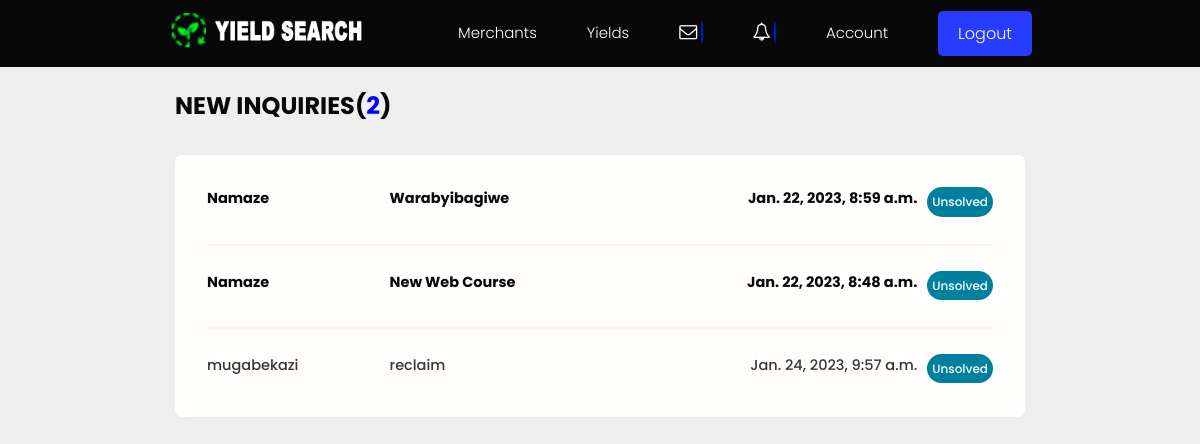
Screenshot of /feedback/ (signed in) with the database file from the repository.
### users/models.py (models this page shows, shortened)
class Inquiry(models.Model):
    STATUS = (
        ('Solved', 'Solved'),
        ('Unsolved', 'Not Solved'),
    )
    sender = models.ForeignKey(
        Profile, on_delete=models.SET_NULL, null=True, blank=True)
    name = models.CharField(max_length=200, null=True, blank=True)
    email = models.EmailField(max_length=200, null=True, blank=True)
    subject = models.CharField(max_length=200, null=True, blank=True)
    body = models.TextField()
    reply = models.TextField(null=True)
    attachment = models.ImageField(
        null=True, blank=True, upload_to='Inquiry/')
    is_read = models.BooleanField(default=False, null=True)
    status = models.CharField(max_length=200, choices=STATUS, default="Unsolved", null=True)
    created = models.DateTimeField(auto_now_add=True)
    id = models.UUIDField(default=uuid.uuid4, unique=True,
                          primary_key=True, editable=False)
    class Meta:
        ordering = ['is_read', '-status', '-created']

### users/views.py (the view)
# urls.py: path('feedback/', views.Feedback, name="feedback"),
@login_required(login_url='login')
def Feedback(request):
    if not request.user.is_staff:
        return redirect('/')
    feedbacks = Inquiry.objects.all()
    unreadCount = feedbacks.filter(is_read=False).count()
    context = {'feedbacks': feedbacks, 'unreadCount': unreadCount}
    return render(request, 'users/inquiry_inbox.html', context)

### users/templates/users/inquiry_inbox.html (shortened to what this page needs)
{% extends 'main.html' %}
{% block content %}
<main class="inbox my-xl">
  <div class="content-box">
    <h3 class="inbox__title">New Inquiries(<span style="color:blue;">{{unreadCount}}</span>)</h3>
    <ul class="messages">
      {% for inquiry in feedbacks %}
      {% if inquiry.is_read == False %}
      <li class="message message--unread">
        {% else %}
      <li class="message">
        {% endif %}
        <a href="{% url 'inquiry' inquiry.id %}">
          <span class="message__author">{{inquiry.name}}</span>
          <span class="message__subject">{{inquiry.subject}}
          </span>
          <span class="message__date">{{inquiry.created}}</span>
        <span class="tag tag--pill tag--main" style="padding: 0.5rem; font-size:1.2rem;">
          <small>{{inquiry.status}}</small>
        </span>
        </a>
      </li>
      {% endfor %}
    </ul>
  </div>
</main>
{% endblock content %}

### static/styles/app.css (style rules this page uses)
:root { --color-sub: #080809; }
.content-box { width: 95%; max-width: 85rem; margin: 0 auto; }
.tag { padding: 0.2rem 0.8rem; }
.inbox { height: 90vh; }
.inbox__title, .inbox__title span { font-size: 2.4rem; font-weight: 700; color: var(--color-sub); text-transform: uppercase; text-align: left; margin-bottom: 3rem; }
.inbox__title span { color: var(--color-main); }
.messages { list-style: none; background: var(--color-white); padding: 0.5rem 3rem; border: 2px solid var(--color-light); border-radius: 0.7rem; }
.message { padding: 2.5rem 0; }
.message > a span { font-size: 1.45rem; font-weight: 500; }
.message.message--unread a span { font-weight: 700; color: var(--color-sub); }
.message:not(:last-child) { border-bottom: 2px solid var(--color-white-light); }
.message > a { display: flex; gap: 1rem; }
.message__author, .message__date { flex-basis: 25%; }
.message__subject { flex-basis: 50%; }
.message__date { text-align: right; }

### static/styles/main.css (style rules this page uses)
body { font-size: 1.5rem; }
p, span, strong { font-size: 1.6rem; color: var(--color-text); font-weight: var(--font-regular); }
:root { --color-text: #373636; --color-success: #000; --color-sub-light:#0018e3; }
.my-xl { margin: 2rem auto; }

### static/uikit/styles/modules/_variables.css (style rules this page uses)
:root { --color-main: #fff; --color-main-light: #00809f; --color-sub: #3f4156; --color-sub-light: #434eab; --color-sub-lighter: #ededfd; --color-text: #737373; --color-gray: #8b8b8b; --color-light: #fff; --color-light-gray: #767676; --color-bg: #efeeee; --color-white: #fffefd; --color-white-light: #f3f3f3; --color-success: #359e64; --color-success-bg: #def8e8; --color-error: #fc4b0b; --color-error-bg: #fff2ee; --font-base: "Poppins", arial, helvetica, "Segoe UI", roboto, ubuntu, sans-serif; --font-monospace: "Fira Code", "Courier New", courier, monospace; --font-regular: 300; --font-medium: 500; --font-bold: 700; --generic-shadow: 1px 1px 5px #00000010; --generic-transition: all 0.3s ease-in-out; }

### static/uikit/styles/modules/_base.css (style rules this page uses)
* { margin: 0; padding: 0; box-sizing: border-box; text-rendering: optimizeLegibility; color: inherit; font-size: inherit; }
html { font-size: 50%; }
@media only screen and (min-width: 480px) { html { font-size: 56.25%; } }
@media only screen and (min-width: 1200px) { html { font-size: 62.5%; } }
body { line-height: 1.6; font-weight: 400; font-size: 1.5rem; color: var(--color-text); background-color: var(--color-bg); min-height: 100vh; }

### static/uikit/styles/modules/_typography.css (style rules this page uses)
* { font-family: var(--font-base); }
h3 { font-size: 3.2rem; font-weight: var(--font-medium); }
p, span, strong { font-size: 1.6rem; color: var(--color-text); font-weight: var(--font-regular); }
a { padding-bottom: 2px; text-decoration: none; display: inline-block; color: rgb(13, 9, 121); font-weight: var(--font-medium); }

### static/uikit/styles/modules/_utilities.css (style rules this page uses)
.my-xl { margin: 8rem auto; }

### static/uikit/styles/modules/_tag.css (style rules this page uses)
.tag { display: inline-flex; align-items: center; background-color: var(--color-sub); height: -webkit-fit-content; height: -moz-fit-content; height: fit-content; width: -webkit-fit-content; width: -moz-fit-content; width: fit-content; border-radius: 0.5rem; padding: 0.5rem 1.5rem; font-size: 1.2rem; cursor: pointer; }
.tag > small { color: var(--color-white); }
.tag--pill { border-radius: 5rem; }
.tag--main, .tag--main > small { background: var(--color-main-light); color: var(--color-main); font-weight: 500; }

### rows the page displays
Inquiry: name "Namaze", subject "Warabyibagiwe", created "Jan. 22, 2023, 8:59 a.m.", status "Unsolved"
Inquiry: name "Namaze", subject "New Web Course", created "Jan. 22, 2023, 8:48 a.m.", status "Unsolved"
Inquiry: name "mugabekazi", subject "reclaim", created "Jan. 24, 2023, 9:57 a.m.", status "Unsolved"

### other values shown
{{ unreadCount }} "2"
